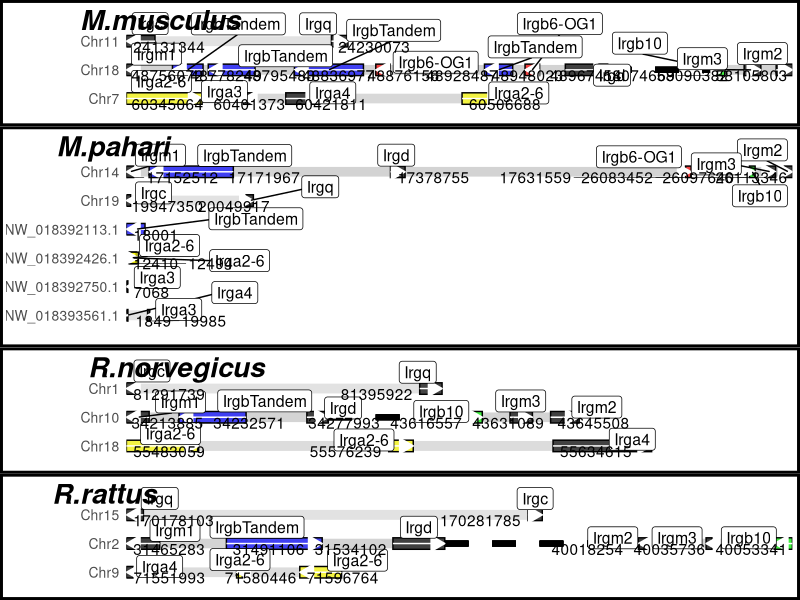
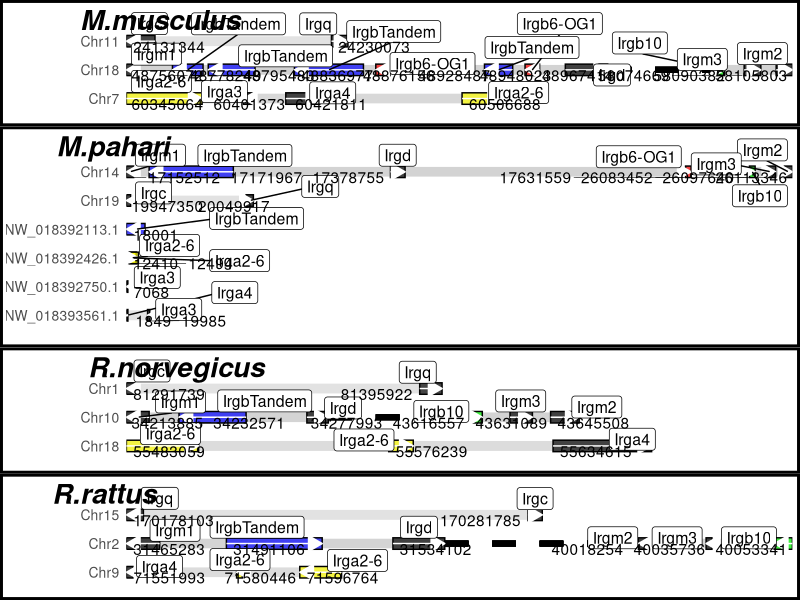
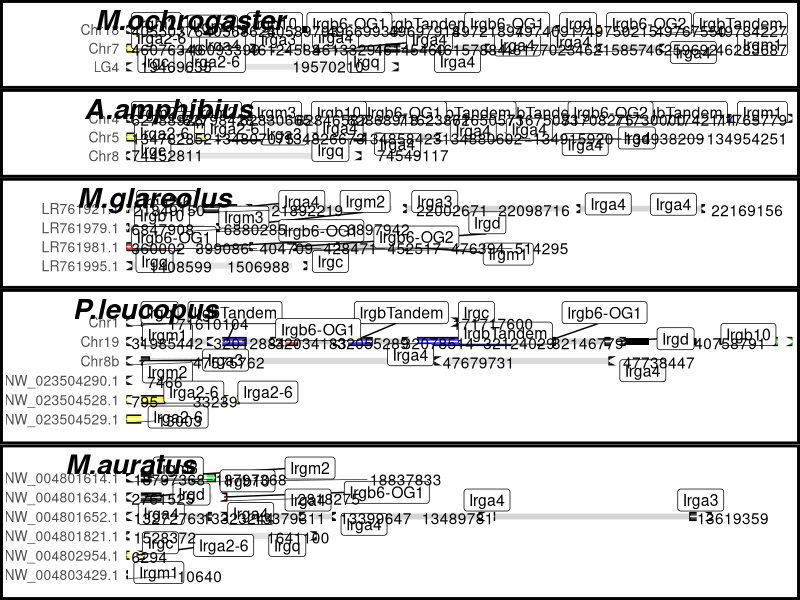
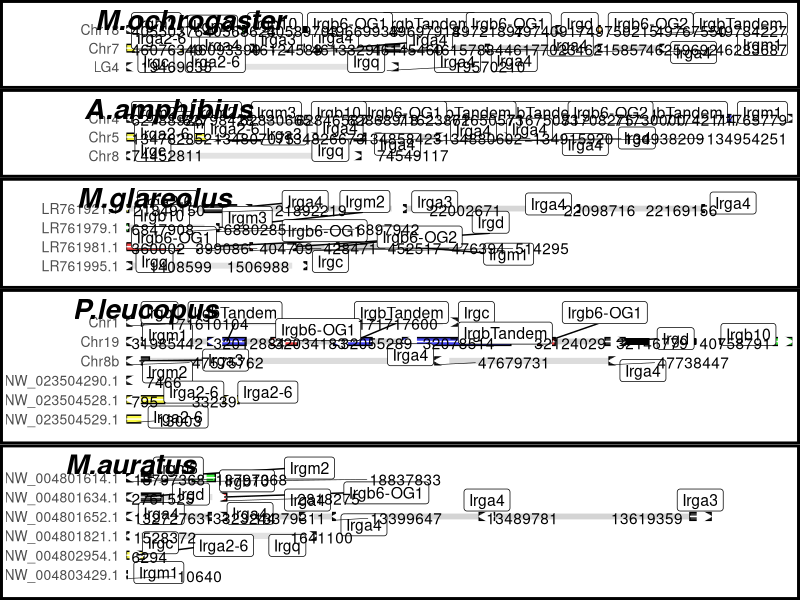

Source code (R) for these figures, in order:
library(ggplot2)
library(reshape2)
library(dplyr)
library(gridExtra)
library(ggrepel)
library(cowplot)

data <- read.csv("../data/data4syntheny.csv", sep = "\t")

# order chromosomes
data$chr <- as.factor(data$chr)
data <- data[order(data$chr),]
d1 <- data[grep("Chr", data$chr),]
d1 <- d1[order(as.numeric(gsub("b", "", gsub("Chr","",d1$chr)))),]
d1$chr <- factor(d1$chr, levels = unique(d1$chr)) 
d2 <- data[!grepl("Chr", data$chr),]
data <- rbind(d1, d2)
# add counter per species
data <- data %>% group_by(Species) %>% mutate(rankChr = dense_rank(chr))

#add full represented chr length
d1 <- data %>% group_by(Species, chr) %>%
  summarise(chrStart=min(start), chrEnd=max(end), chrLength=max(end)-min(start))
data <- merge(data, d1)
# set x break: is gene far from chr start? if yes, break
breakStart <- 2500000
data$part <- "part1"
data$part[data$start - data$chrStart > breakStart] <- "part2"

d1 <- data[data$part %in% "part1",] %>% group_by(Species, chr) %>%
  summarise(part1chrStart=min(start), part1chrEnd=max(end), part1chrLength=max(end)-min(start))
d2 <- data[data$part %in% "part2",] %>% group_by(Species, chr) %>%
  summarise(part2chrStart=min(start), part2chrEnd=max(end), part2chrLength=max(end)-min(start))
data <- merge(data,merge(d1, d2, all = T))
data$part2chrLength[is.na(data$part2chrLength)] <- 0

data$isBreak <- F
data$isBreak[data$part2chrLength > 1] <- T

# coord for plot
## Part 1
data$geneStartPlot <- data$start - data$chrStart
data$geneEndPlot <- data$end - data$chrStart
## Part 2
breakSizePlot <- 50000
# reducton: real end - break plot end
reduct <- data$part2chrStart[data$part %in% "part2"] - (
  data$part1chrEnd[data$part %in% "part2"] - data$chrStart[data$part %in% "part2"] + breakSizePlot)
# data$start - data$chrStart - reduction
data$geneStartPlot[data$part %in% "part2"] <- data$start[data$part %in% "part2"]  - reduct
data$geneEndPlot[data$part %in% "part2"] <- data$end[data$part %in% "part2"]  - reduct

# # set up end and start of arrow
data$arrowStart <- data$geneStartPlot
data$arrowEnd <- data$geneEndPlot
data$arrowStart[data$forward_reverse %in% "R"] <- data$geneEndPlot[data$forward_reverse %in% "R"]
data$arrowEnd[data$forward_reverse %in% "R"] <- data$geneStartPlot[data$forward_reverse %in% "R"] 

# choose colors
group.colors <- c(IrgbTandem = "blue", "Irgb6-OG1" = "red", "Irgb6-OG2" = "orange", "Irgb6-tbn" = "pink",
                  Irgb10 ="green", "Irga2-6" = "yellow",
                  Irga4=1, Irga3=1, Irgm1=1, Irgc=1, Irgm2=1, Irgd=1, Irgq=1, Irgm3=1)

makePlotPerSpecies <- function(df){
  ggplot(df)+
    # space for species name on top as label in plot_grid
    geom_rect(aes(xmin=0, xmax = 100000, ymin=0, ymax=0), col = "white") +
    # chr part1 & part2
    geom_rect(aes(xmin=0, xmax= part1chrLength, 
                  ymin=rankChr-0.2,ymax=rankChr+0.2), fill = "lightgrey", col = "white", alpha=.4)+
    geom_rect(aes(xmin=part1chrLength+breakSizePlot, xmax= part1chrLength + breakSizePlot + part2chrLength, 
                  ymin=rankChr-0.2,ymax=rankChr+0.2), fill = "lightgrey", col = "white", alpha=.4)+
    scale_y_reverse(breaks=1:length(unique(df$chr)), labels = unique(df$chr))+
    # make a cut for long chromosomes
    geom_segment(aes(x=part1chrEnd-part1chrStart, xend= part1chrEnd-part1chrStart+breakSizePlot,
                     y=rankChr,yend=rankChr, col = isBreak), linetype = 2, size =2)+
    scale_color_manual(values = c("white", "black"))+
    # genes
    geom_rect(aes(xmin=geneStartPlot, xmax=geneEndPlot, ymin=rankChr-0.2,ymax=rankChr+0.2, fill=IrgName),
              col="black", alpha = 0.7) +
    scale_fill_manual(values = group.colors)+
    # arrow in genes
    geom_segment(aes(x=arrowStart, xend=arrowEnd, y=rankChr, yend=rankChr),
                 arrow= arrow(length=unit(0.40,"cm"),type = "closed"), color ="white") +
    # genes labels
    geom_label_repel(aes(x = (geneEndPlot + geneStartPlot)/2, y = rankChr, label=IrgName), size = 4, nudge_y = 0.1)+
    # genomic position
    geom_text_repel(aes(x = geneStartPlot, y = rankChr+0.2, label=start),
                    force = 0.5, nudge_y = -0.2, direction = "x", vjust = 0, segment.size = 0.2)+
    # theme
    theme_classic() +
    scale_x_continuous(expand = c(0,0)) +
    theme(axis.title = element_blank(), axis.ticks = element_blank(), axis.line =  element_blank(),
          legend.position = "none", panel.border=element_blank(), 
          axis.text.y = element_text(size = 10), axis.text.x = element_blank(),
          plot.background = element_rect(color = "black", size = 2))
}

muridae <- c("M.musculus", "M.pahari","R.norvegicus","R.rattus")
cricetidae <- c("M.ochrogaster","A.amphibius", "M.glareolus", "P.leucopus", "M.auratus")

makeSubPlot <- function(gp){
  plot.list <- list()
  ratio <- vector()
  for (s in gp){
    p <- makePlotPerSpecies(data[data$Species %in% s,])
    ratio[s] <- length(unique(data[data$Species %in% s,"chr"])) +1
    plot.list[[s]] <- p
  }
  plot_grid(plotlist = plot.list, nrow=length(gp), rel_heights = ratio, align = "hv",  
            labels = gp, label_fontface = "bold.italic", label_size = 20)
}

Wm = 20
Hm = 20

pdf(file = "../figures/SyntenyPlot_muridae.pdf", width = 20, height =20)
makeSubPlot(muridae)
dev.off()

png(file = "../figures/SyntenyPlot_muridae.png", width = Wm*70, height =Hm*70)
makeSubPlot(muridae)
dev.off()

Wc = 20
Hc = 25

pdf(file = "../figures/SyntenyPlot_cricetidae.pdf", width = Wc, height = Hc)
makeSubPlot(cricetidae)
dev.off()

png(file = "../figures/SyntenyPlot_cricetidae.png", width = Wc*70, height =Hc*70)
makeSubPlot(cricetidae)
dev.off()
